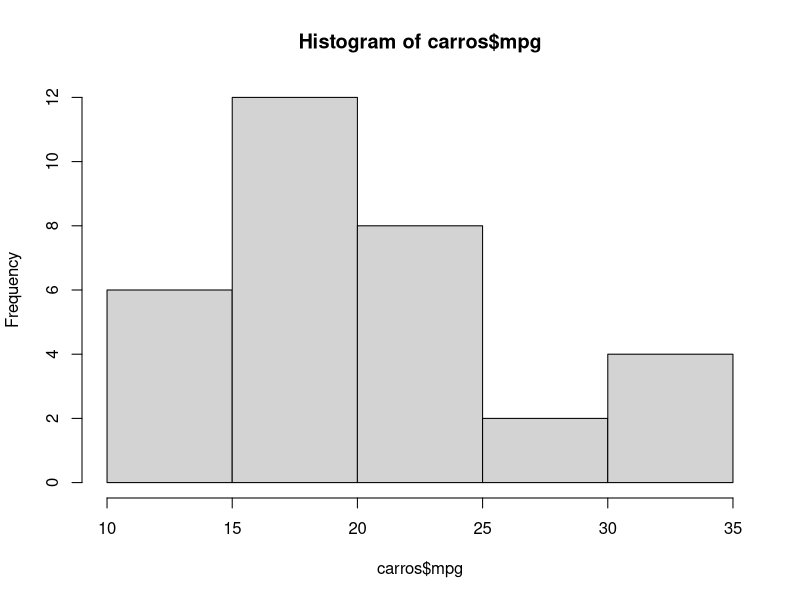
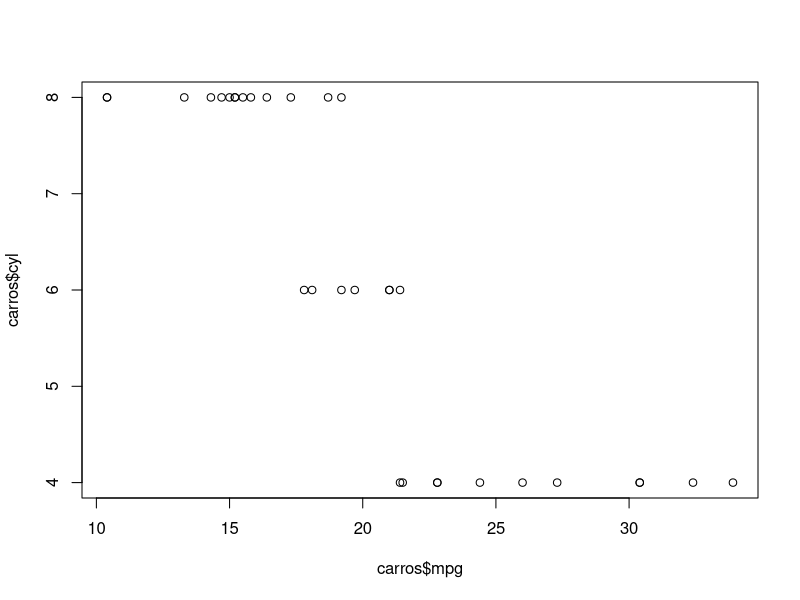
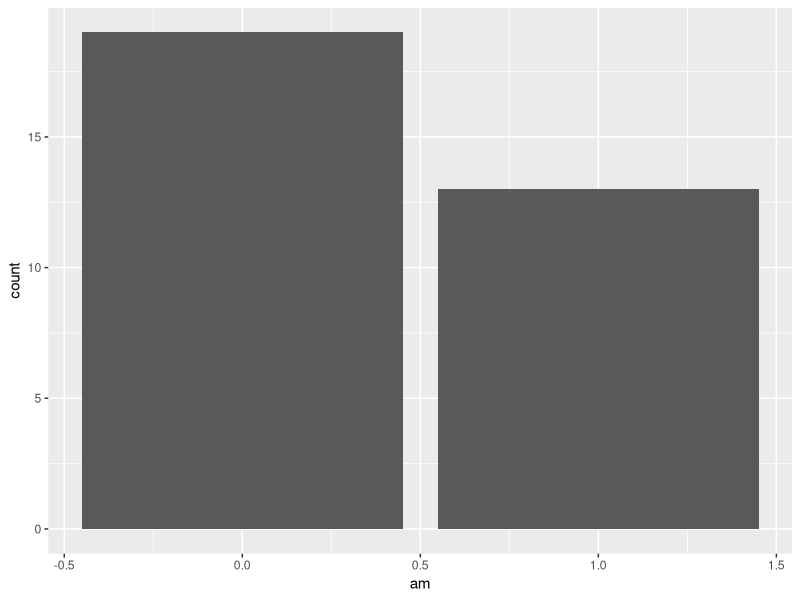

The R source for these figures, in order:
#Graficos

#dataset/conjunto de dados
?mtcars

#Filtrando colunas do dataset
carros <- mtcars[,c(1,2,9)]

#Visualizando o dataset
head(carros)

#Histograma
hist(carros$mpg)

#Gráfico de dispersão
plot(carros$mpg,carros$cyl)

install.packages("ggplot2")
library(ggplot2)

#Criando gráfico de barras com ggplot2
ggplot(carros,aes(am))+
  geom_bar()
